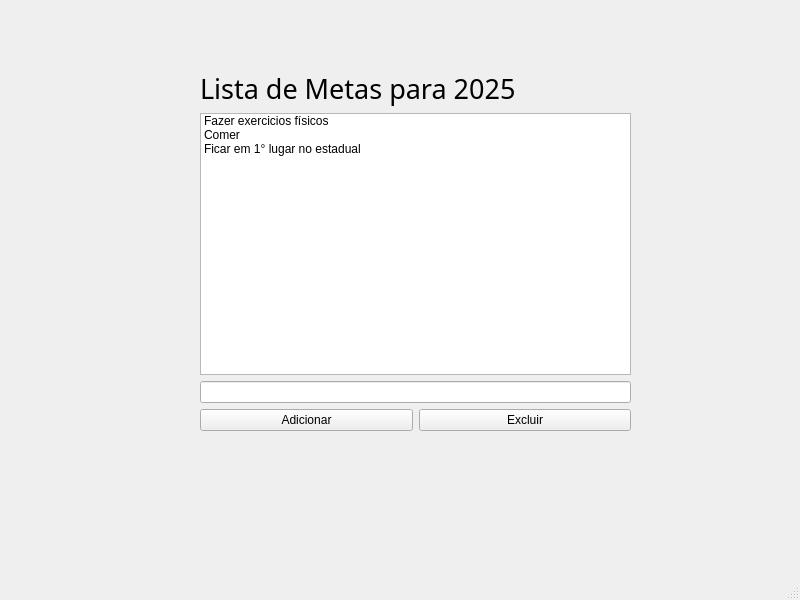
<?xml version="1.0" encoding="UTF-8"?>
<ui version="4.0">
 <class>MainWindow</class>
 <widget class="QMainWindow" name="MainWindow">
  <property name="geometry">
   <rect>
    <x>0</x>
    <y>0</y>
    <width>800</width>
    <height>600</height>
   </rect>
  </property>
  <property name="windowTitle">
   <string>MainWindow</string>
  </property>
  <widget class="QWidget" name="centralwidget">
   <widget class="QWidget" name="gridLayoutWidget">
    <property name="geometry">
     <rect>
      <x>200</x>
      <y>70</y>
      <width>431</width>
      <height>361</height>
     </rect>
    </property>
    <layout class="QGridLayout" name="gridLayout">
     <item row="1" column="0" colspan="2">
      <widget class="QListWidget" name="listWidget">
       <item>
        <property name="text">
         <string>Fazer exercicios físicos</string>
        </property>
       </item>
       <item>
        <property name="text">
         <string>Comer</string>
        </property>
       </item>
       <item>
        <property name="text">
         <string>Ficar em 1° lugar no estadual</string>
        </property>
       </item>
      </widget>
     </item>
     <item row="4" column="1">
      <widget class="QPushButton" name="pushButtonExcluir">
       <property name="text">
        <string>Excluir</string>
       </property>
      </widget>
     </item>
     <item row="4" column="0">
      <widget class="QPushButton" name="pushButtonAdicionar">
       <property name="text">
        <string>Adicionar</string>
       </property>
      </widget>
     </item>
     <item row="0" column="0" colspan="2">
      <widget class="QLabel" name="label">
       <property name="font">
        <font>
         <family>MV Boli</family>
         <pointsize>20</pointsize>
        </font>
       </property>
       <property name="text">
        <string>Lista de Metas para 2025</string>
       </property>
      </widget>
     </item>
     <item row="2" column="0" colspan="2">
      <widget class="QLineEdit" name="lineEdit"/>
     </item>
    </layout>
   </widget>
  </widget>
  <widget class="QMenuBar" name="menubar">
   <property name="geometry">
    <rect>
     <x>0</x>
     <y>0</y>
     <width>800</width>
     <height>21</height>
    </rect>
   </property>
  </widget>
  <widget class="QStatusBar" name="statusbar"/>
 </widget>
 <resources/>
 <connections/>
</ui>
